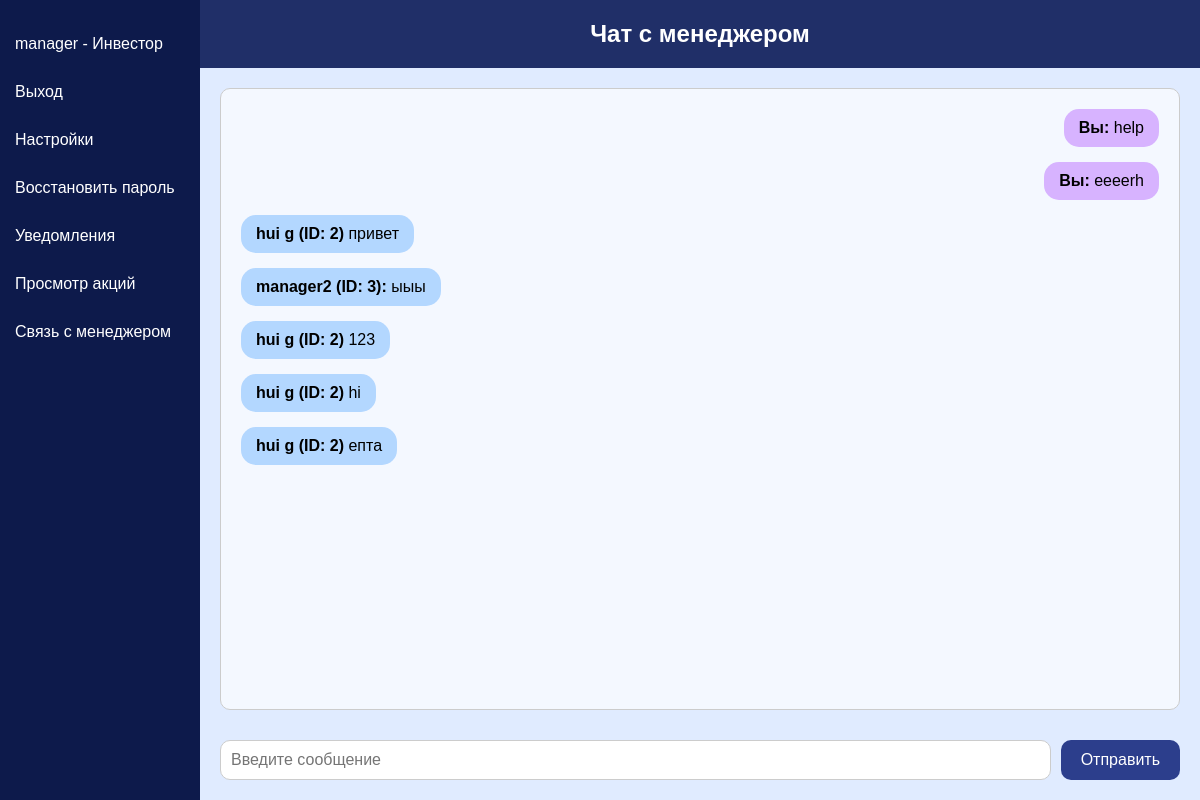
The app's page /client/chat/ (signed in) with its own data.
### app/models.py (models this page shows, shortened)
class Profile(AbstractUser):
    DEFAULT = "DEFAULT"
    MANAGER = "MANAGER"
    ADMIN = "ADMIN"
    ROLE_CHOICES = [
        (DEFAULT, "Клиент"),
        (MANAGER, "Менеджер"),
        (ADMIN, "Администратор")
    ]
    role = models.CharField(
        max_length=50,
        choices=ROLE_CHOICES,
        default=DEFAULT
    )
    receive_notifications = models.BooleanField(default=True)

class ChatMessage(models.Model):
    client = models.ForeignKey(get_user_model(), related_name='client_messages', on_delete=models.CASCADE)
    manager = models.ForeignKey(get_user_model(), related_name='manager_messages', on_delete=models.CASCADE, null=True, blank=True)
    message = models.TextField()
    timestamp = models.DateTimeField(auto_now_add=True)

### app/views.py (the view)
# urls.py: path('client/chat/', chat_client, name='chat_client'),
@role_required(Profile.DEFAULT)
def chat_client(request):
    user = request.user
    messages = ChatMessage.objects.filter(client=user).order_by('timestamp')
    return render(request, 'client/chat_client.html', {'messages': messages})

### templates/client/chat_client.html (shortened to what this page needs)
{% load static %}
<!DOCTYPE html>
<html lang="ru">
<head>
  <link rel="stylesheet" href="{% static 'main.css' %}">
</head>
<body>
  <div class="container">
    <aside class="sidebar">
      <ul>
        <li><a href="/">{{user.username}} - Инвестор</a></li>
        <li><a href="/logout/">Выход</a></li>
        <li><a href="/client/settings/">Настройки</a></li>
        <li><a href="/password_reset/">Восстановить пароль</a></li>
        <li><a href="/client/notifications/">Уведомления</a></li>
        <li><a href="/client/portfolio/">Просмотр акций</a></li>
        <li><a href="/client/chat/">Связь с менеджером</a></li>
      </ul>
    </aside>
    <main class="content">
      <div class="header">
        <h1>Чат с менеджером</h1>
      </div>
      <div class="main-area">
        <div class="chat-box">
            {% for message in messages %}
            <div class="message {% if message.client.role == 'DEFAULT' and message.manager.role == 'MANAGER' %}manager{% else %}user{% endif %}">
                <span>
                {% if message.client.role == 'DEFAULT' and message.manager.role == 'MANAGER' %}
                    <strong>
                    {% if message.manager.first_name and message.manager.last_name %}
                        {{ message.manager.first_name }} {{ message.manager.last_name }} (ID: {{ message.manager.id }})
                    {% else %}
                        {{ message.manager.username }} (ID: {{ message.manager.id }}):
                    {% endif %}
                    </strong> {{ message.message }}
                {% else %}
                    <strong>Вы:</strong> {{ message.message }}
                {% endif %}
                </span>
            </div>
            {% endfor %}
        </div>
        <form method="post" action="{% url 'send_message' %}">
          <input type="text" name="message" placeholder="Введите сообщение">
          <button type="submit">Отправить</button>
        </form>
      </div>

### static/main.css (style rules this page uses)
* { margin: 0; padding: 0; box-sizing: border-box; }
body { font-family: Arial, sans-serif; }
.container { display: flex; height: 100vh; }
.sidebar { background-color: #0d1a4b; color: white; width: 200px; padding-top: 20px; }
.sidebar ul { list-style: none; }
.sidebar li { padding: 15px; text-align: left; font-size: 16px; cursor: pointer; }
.content { flex-grow: 1; display: flex; flex-direction: column; background-color: #e0ebff; }
.header { background-color: #202f68; color: white; padding: 20px; text-align: center; }
.header h1 { font-size: 24px; }
.main-area { flex-grow: 1; display: flex; align-items: center; justify-content: center; padding: 20px; color: #0d1a4b; }

### templates/client/chat_client.html (style rules this page uses)
.sidebar ul li a { display: block; width: 100%; height: 100%; text-decoration: none; color: inherit; }
.chat-box { border: 1px solid #ccc; padding: 10px; height: 300px; overflow-y: scroll; margin-bottom: 10px; }
.message { margin-bottom: 10px; }
.main-area { flex: 1; display: flex; flex-direction: column; justify-content: space-between; }
.chat-box { flex: auto; background-color: #f4f8ff; border: 1px solid #ccc; border-radius: 10px; padding: 20px; overflow-y: auto; margin-bottom: 20px; width: 100%; }
.message { margin-bottom: 15px; display: flex; }
.message.user { justify-content: flex-end; }
.message.manager { justify-content: flex-start; }
.message span { display: inline-block; max-width: 70%; padding: 10px 15px; border-radius: 15px; word-wrap: break-word; }
.message.user span { background-color: #d7b3ff; color: #000; text-align: left; }
.message.manager span { background-color: #b3d7ff; color: #000; text-align: left; }
form { display: flex; gap: 10px; margin-top: 10px; width: 100%; }
form input[type="text"] { flex: 1; padding: 10px; font-size: 1em; border: 1px solid #ccc; border-radius: 10px; }
form button { padding: 10px 20px; font-size: 1em; border: none; border-radius: 10px; background-color: #2c3e8c; color: #fff; cursor: pointer; }

### records on screen
Profile: username "manager"
ChatMessage: message "help"
ChatMessage: message "eeeerh"
ChatMessage: manager.first_name "hui", manager.last_name "g", manager.id "2", message "привет"
ChatMessage: manager.username "manager2", manager.id "3", message "ыыы"
ChatMessage: manager.first_name "hui", manager.last_name "g", manager.id "2", message "123"
ChatMessage: manager.first_name "hui", manager.last_name "g", manager.id "2", message "hi"
ChatMessage: manager.first_name "hui", manager.last_name "g", manager.id "2", message "епта"
